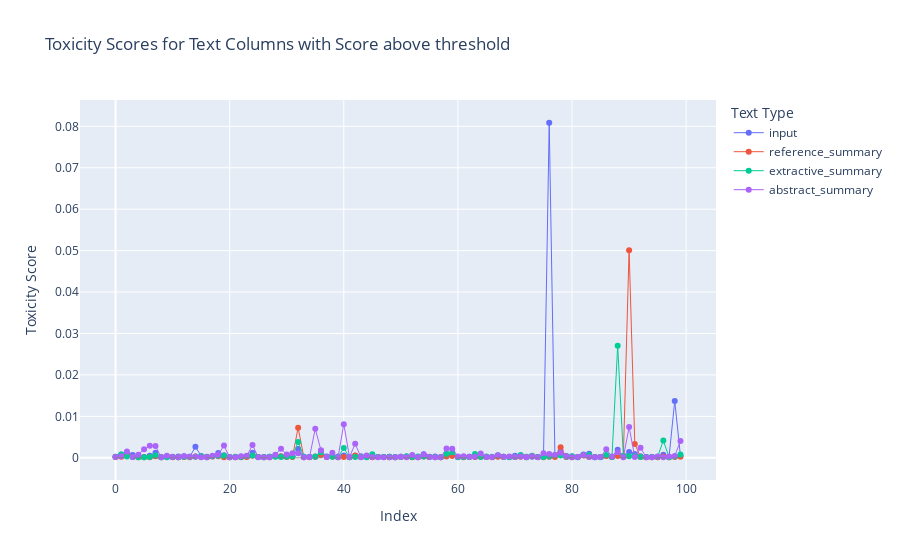

Here is the notebook cell this chart was saved with:
### Markdown cell above
##### Toxicity Plots

### Code cell
params = {
    "hf_toxicity_obj": toxicity,
    "text_columns": text_columns,
    "score_threshold": 0
}
hf_toxicity_plot(df_summarization, params)
